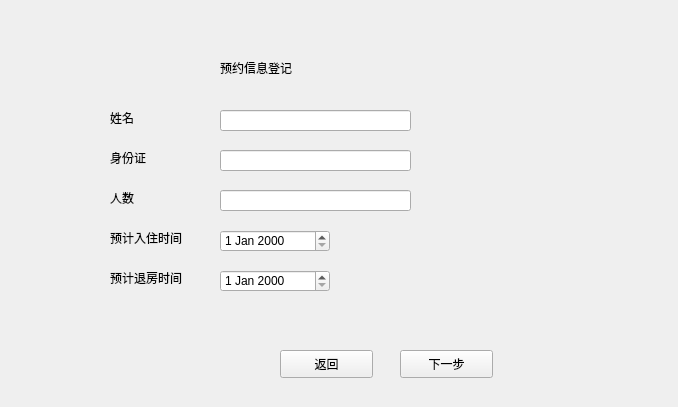
<?xml version="1.0" encoding="UTF-8"?>
<ui version="4.0">
 <class>Widget</class>
 <widget class="QWidget" name="Widget">
  <property name="geometry">
   <rect>
    <x>0</x>
    <y>0</y>
    <width>678</width>
    <height>407</height>
   </rect>
  </property>
  <property name="windowTitle">
   <string>预约信息登记</string>
  </property>
  <widget class="QLabel" name="label_3">
   <property name="geometry">
    <rect>
     <x>110</x>
     <y>150</y>
     <width>72</width>
     <height>15</height>
    </rect>
   </property>
   <property name="text">
    <string>身份证</string>
   </property>
  </widget>
  <widget class="QLabel" name="label_6">
   <property name="geometry">
    <rect>
     <x>110</x>
     <y>270</y>
     <width>91</width>
     <height>16</height>
    </rect>
   </property>
   <property name="text">
    <string>预计退房时间</string>
   </property>
  </widget>
  <widget class="QLabel" name="label_2">
   <property name="geometry">
    <rect>
     <x>110</x>
     <y>110</y>
     <width>72</width>
     <height>15</height>
    </rect>
   </property>
   <property name="text">
    <string>姓名</string>
   </property>
  </widget>
  <widget class="QLineEdit" name="lineEdit_3">
   <property name="geometry">
    <rect>
     <x>220</x>
     <y>190</y>
     <width>191</width>
     <height>21</height>
    </rect>
   </property>
  </widget>
  <widget class="QLabel" name="label_4">
   <property name="geometry">
    <rect>
     <x>110</x>
     <y>190</y>
     <width>72</width>
     <height>15</height>
    </rect>
   </property>
   <property name="text">
    <string>人数</string>
   </property>
  </widget>
  <widget class="QPushButton" name="pushButton">
   <property name="geometry">
    <rect>
     <x>280</x>
     <y>350</y>
     <width>93</width>
     <height>28</height>
    </rect>
   </property>
   <property name="text">
    <string>返回</string>
   </property>
  </widget>
  <widget class="QLineEdit" name="lineEdit_2">
   <property name="geometry">
    <rect>
     <x>220</x>
     <y>150</y>
     <width>191</width>
     <height>21</height>
    </rect>
   </property>
  </widget>
  <widget class="QLineEdit" name="lineEdit">
   <property name="geometry">
    <rect>
     <x>220</x>
     <y>110</y>
     <width>191</width>
     <height>21</height>
    </rect>
   </property>
  </widget>
  <widget class="QPushButton" name="pushButton_2">
   <property name="geometry">
    <rect>
     <x>400</x>
     <y>350</y>
     <width>93</width>
     <height>28</height>
    </rect>
   </property>
   <property name="text">
    <string>下一步</string>
   </property>
  </widget>
  <widget class="QLabel" name="label_5">
   <property name="geometry">
    <rect>
     <x>110</x>
     <y>230</y>
     <width>91</width>
     <height>16</height>
    </rect>
   </property>
   <property name="text">
    <string>预计入住时间</string>
   </property>
  </widget>
  <widget class="QLabel" name="label">
   <property name="geometry">
    <rect>
     <x>220</x>
     <y>60</y>
     <width>91</width>
     <height>16</height>
    </rect>
   </property>
   <property name="text">
    <string>预约信息登记</string>
   </property>
  </widget>
  <widget class="QDateEdit" name="dateEdit">
   <property name="geometry">
    <rect>
     <x>220</x>
     <y>230</y>
     <width>110</width>
     <height>22</height>
    </rect>
   </property>
  </widget>
  <widget class="QDateEdit" name="dateEdit_2">
   <property name="geometry">
    <rect>
     <x>220</x>
     <y>270</y>
     <width>110</width>
     <height>22</height>
    </rect>
   </property>
  </widget>
 </widget>
 <layoutdefault spacing="6" margin="11"/>
 <resources/>
 <connections/>
</ui>
